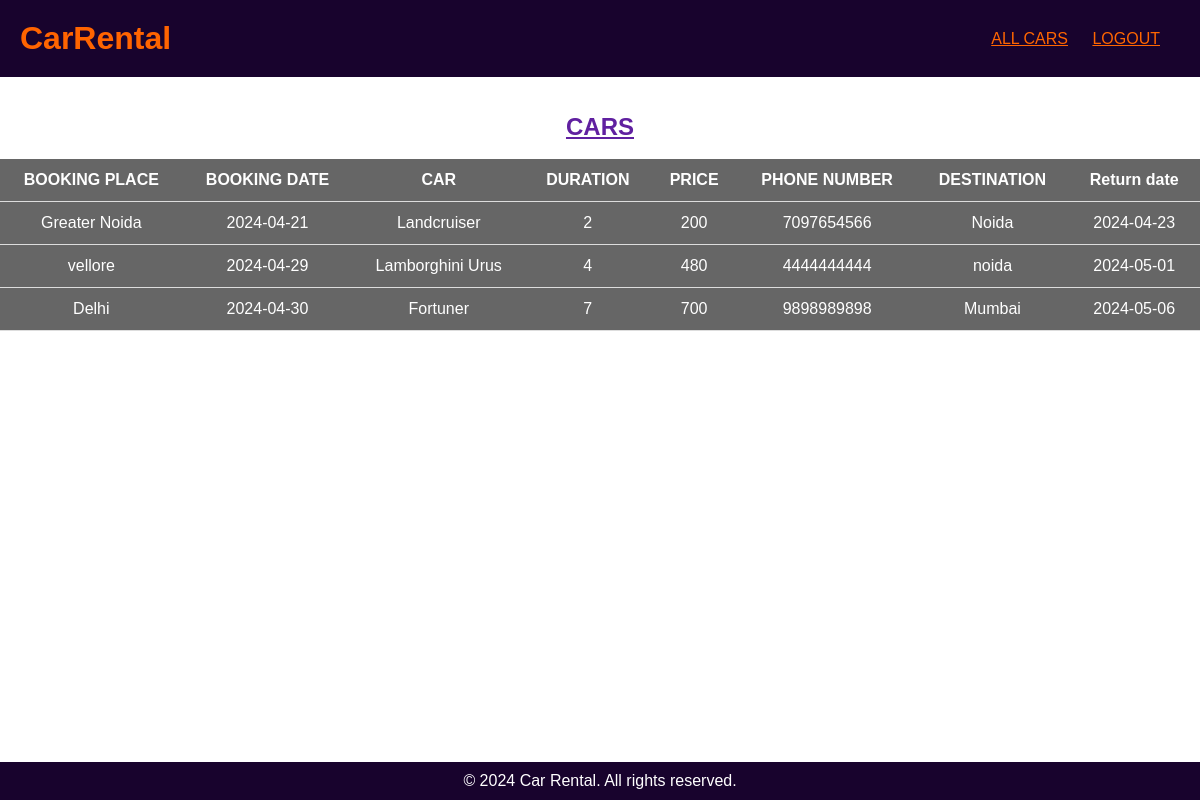
Screenshot of /booked.php with the database file from the repository.
### tables this page shows
CREATE TABLE `booking` (
  `BOOK_ID` int(11) NOT NULL,
  `CAR_ID` int(11) NOT NULL,
  `car_name` varchar(50) NOT NULL,
  `BOOK_PLACE` varchar(255) NOT NULL,
  `BOOK_DATE` date NOT NULL,
  `DURATION` int(11) NOT NULL,
  `PHONE_NUMBER` bigint(20) NOT NULL,
  `DESTINATION` varchar(255) NOT NULL,
  `RETURN_DATE` date NOT NULL,
  `PRICE` int(11) NOT NULL,
  `BOOK_STATUS` varchar(255) NOT NULL DEFAULT 'UNDER PROCESSING'
);

### booked.php (the view, shortened to what this page needs)
<!DOCTYPE html>
<html lang="en">
<head>
    <link rel="stylesheet" href="styles.css">
</head>
<body>
<?php
    $con = mysqli_connect('localhost','root','','users0123');
$query="SELECT *from booking";
$queryy=mysqli_query($con,$query);
?>
<header>
            <h1>CarRental</h1>
           <nav>
                <ul>
                    <li><a href="admindash.php">ALL CARS</a></li>
                  <li><a href="index.php">LOGOUT</a></li>
                </ul>
</nav>
</header>
        <section>
            <div id="cars1"class="Available">
    <br></br>
    <h2><strong><u>CARS</u></strong></h2>
</div>
           <br>
            <div>
                <div>
                    <table class="content-table">
                <thead>
                    <tr>
                        <th>BOOKING PLACE</th>
                        <th>BOOKING DATE</th>
                        <th>CAR</th>
                        <th>DURATION</th>
                        <th>PRICE</th>
                        <th>PHONE NUMBER</th>
                        <th>DESTINATION </th>
                        <th>Return date</th>
                    </tr>
                </thead>
                <tbody>
                <?php
                while($res=mysqli_fetch_array($queryy)){
                ?>
                <tr  class="active-row">
                    <td><?php echo $res['BOOK_PLACE'];?></php></td>
                    <td><?php echo $res['BOOK_DATE'];?></php></td>
                    <td><?php echo $res['car_name'];?></php></td>
                    <td><?php echo $res['DURATION'];?></php></td>
                    <td><?php echo $res['PRICE'];?></php></td>
                    <td><?php echo $res['PHONE_NUMBER'];?></php></td>
                    <td><?php echo $res['DESTINATION'];?></php></td>
                    <td><?php echo $res['RETURN_DATE'];?></php></td>
                </tr>
               <?php } ?>
                </tbody>
                </table>
                <br>
                </div>
            </div>
            <br></br>
         <br></br>
         <br></br>
                </section>
        <footer id="contact">
    <p>&copy; 2024 Car Rental. All rights reserved.</p>
</footer>
</body>
</html>

### styles.css (style rules this page uses)
* { margin: 0; padding: 0; box-sizing: border-box; }
body { font-family: Arial, sans-serif; }
header { background-color: #18032d; color: #fff; padding: 20px; display: flex; justify-content: space-between; align-items: center; }
nav ul { list-style-type: none; }
nav ul li { display: inline-block; margin-right: 20px; }
.Available h2 { text-align: center; }
nav a { color: #ff6600; }
footer { background-color: #2a054f; color: #fff; text-align: center; padding: 10px 0; }
body { font-family: Arial, sans-serif; display: flex; flex-direction: column; min-height: 100vh; margin: 0; }
footer { background-color: #18032d; color: #fff; text-align: center; padding: 10px 0; margin-top: auto; }

### booked.php (style rules this page uses)
body, html { height: 100%; margin: 0; padding: 0; }
.content-table { background-color: rgba(0, 0, 0, 0.6); width: 100%; border-collapse: collapse; margin-bottom: 20px; color: #fff; font:bold; }
.content-table th, .content-table td { padding: 12px 15px; border-bottom: 1px solid #dddddd; }
.content-table thead tr { color: #fff; font:bold; text-align: center; }
.content-table tbody tr { border-bottom: 1px solid #dddddd; }
.active-row td { text-align: center; }
h1 { color: rgb(300, 100, 0); }
h2 { color: #6020a0; }

### rows the page displays
booking: BOOK_PLACE "Greater Noida", BOOK_DATE "2024-04-21", car_name "Landcruiser", DURATION "2", PRICE "200", PHONE_NUMBER "7097654566", DESTINATION "Noida", RETURN_DATE "2024-04-23"
booking: BOOK_PLACE "vellore", BOOK_DATE "2024-04-29", car_name "Lamborghini Urus", DURATION "4", PRICE "480", PHONE_NUMBER "4444444444", DESTINATION "noida", RETURN_DATE "2024-05-01"
booking: BOOK_PLACE "Delhi", BOOK_DATE "2024-04-30", car_name "Fortuner", DURATION "7", PRICE "700", PHONE_NUMBER "9898989898", DESTINATION "Mumbai", RETURN_DATE "2024-05-06"
